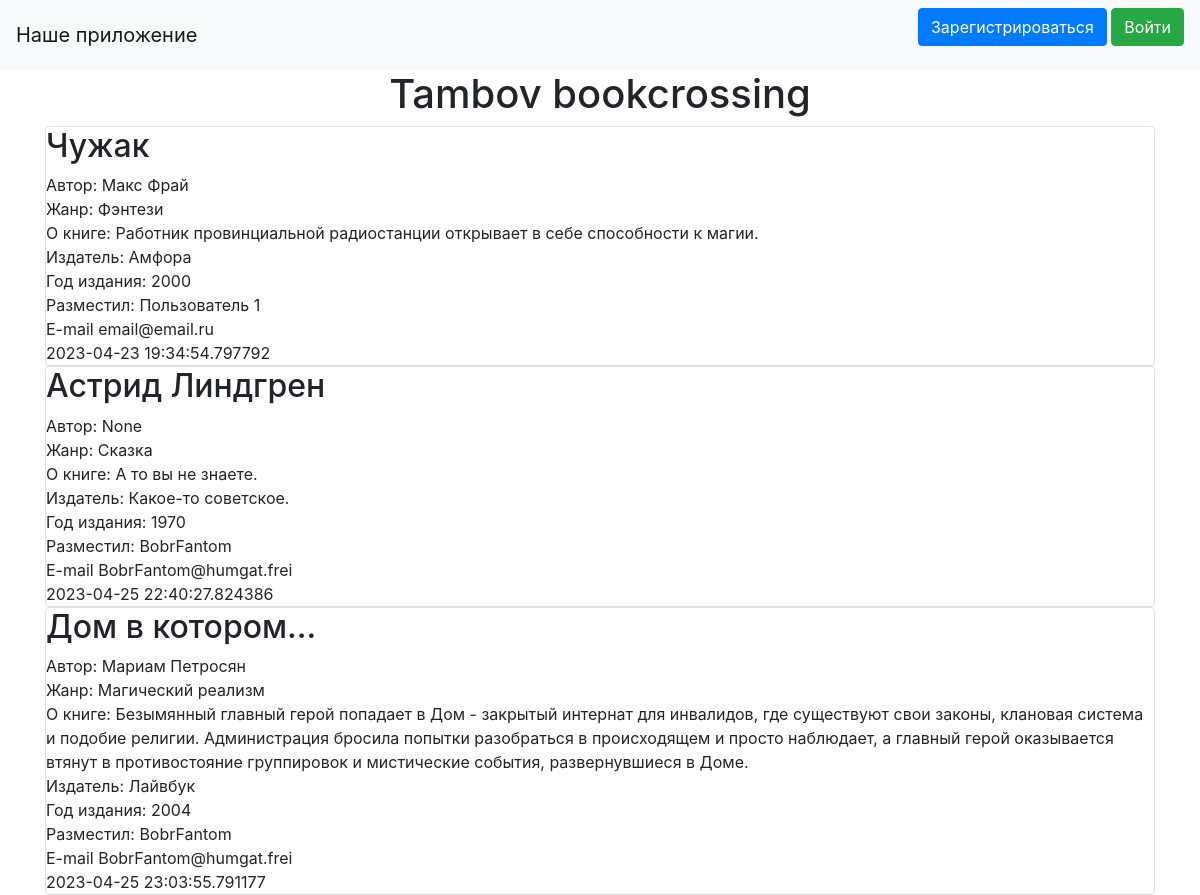
The page /index on the database as committed earlier.
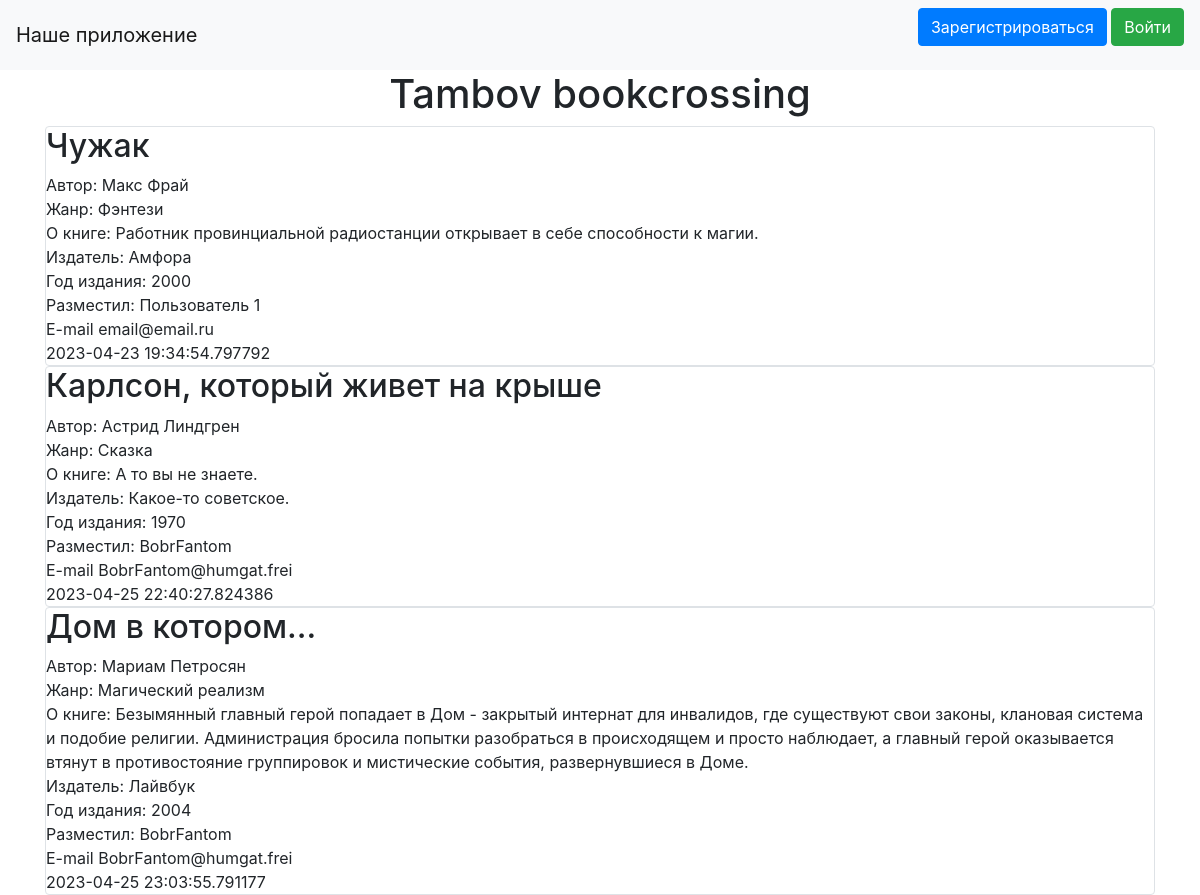
The same page on the database as committed later.
### data/ads.py (models this page shows)
class Ads(SqlAlchemyBase):
    __tablename__ = 'ads'
    id = sqlalchemy.Column(sqlalchemy.Integer,
                           primary_key=True, autoincrement=True)
    title = sqlalchemy.Column(sqlalchemy.String, nullable=True)
    author = sqlalchemy.Column(sqlalchemy.String, nullable=True)
    genre = sqlalchemy.Column(sqlalchemy.String, nullable=True)
    about = sqlalchemy.Column(sqlalchemy.String, nullable=True)
    created_date = sqlalchemy.Column(sqlalchemy.DateTime,
                                     default=datetime.datetime.now)
    publisher = sqlalchemy.Column(sqlalchemy.String, nullable=True)
    year = sqlalchemy.Column(sqlalchemy.Integer, nullable=True)
    user_id = sqlalchemy.Column(sqlalchemy.Integer,
                                sqlalchemy.ForeignKey("users.id"))
    user = orm.relationship('User')

### data/users.py (models this page shows, shortened)
class User(SqlAlchemyBase, UserMixin):
    __tablename__ = 'users'
    id = sqlalchemy.Column(sqlalchemy.Integer,
                           primary_key=True, autoincrement=True)
    name = sqlalchemy.Column(sqlalchemy.String, nullable=True)
    email = sqlalchemy.Column(sqlalchemy.String,
                              index=True, unique=True, nullable=True)
    hashed_password = sqlalchemy.Column(sqlalchemy.String, nullable=True)
    news = orm.relationship("Ads", back_populates='user')

### main.py (the view)
@app.route("/")
@app.route("/index")
def index():
    db_sess = db_session.create_session()
    ads = db_sess.query(Ads)
    return render_template("index.html", ads=ads)

### data/db_session.py (called while the page is built)
def create_session() -> Session:
    global __factory
    return __factory()

### templates/index.html (shortened to what this page needs)
{% extends "base.html" %}
{% block content %}
<h1 align="center">Tambov bookcrossing</h1>
{% for item in ads%}
<div class="col-md6 border rounded">
    <h2>{{item.title}}</h2>
    <div>
        Автор: {{item.author}}
    </div>
    <div>
        Жанр: {{item.genre}}
    </div>
    <div>
        О книге:
        {{item.about}}
    </div>
    <div>
        Издатель: {{item.publisher}}
    </div>
    <div>
        Год издания: {{item.year}}
    </div>
    <div>
        Разместил: {{item.user.name}}
    </div>
    <div>
        E-mail {{item.user.email}}
    </div>
    <div>
        {{item.created_date}}
    </div>
</div>
{% endfor %}
{% endblock %}

Rows that differ between the two databases and show on the page:
changed Ads "Астрид Линдгрен": title "Астрид Линдгрен" → "Карлсон, который живет на крыше"; author "None" → "Астрид Линдгрен"
